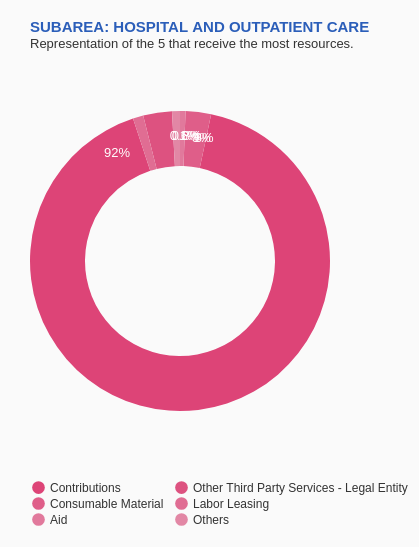

Specify this chart in Vega-Lite:
### Vega-Lite specification from a JSON file in a GitHub repository (floating-point values rounded to 4 significant figures)
{"$schema": "https://vega.github.io/schema/vega-lite/v6.json", "description": "A simple donut chart with embedded data.", "data": {"values": [{"category": "Contributions", "value": 91.6}, {"category": "Other Third Party Services - Legal Entity", "value": 3.1}, {"category": "Consumable Material", "value": 2.74}, {"category": "Labor Leasing", "value": 1.12}, {"category": "Aid", "value": 0.59}, {"category": "Others", "value": 0.85}]}, "width": 300, "height": 400, "background": "#FAFAFA", "layer": [{"mark": {"type": "arc", "innerRadius": 95}, "encoding": {"theta": {"field": "value", "type": "quantitative"}, "color": {"field": "category", "type": "nominal", "scale": {"range": ["#DD4477", "#DD5280", "#DF5E89", "#E06D93", "#E1799C", "#E287A5"]}, "legend": {"title": "", "orient": "bottom", "columns": 2, "labelLimit": 1000, "labelColor": "#333333", "labelFontSize": 12, "symbolSize": 160, "symbolType": "circle", "padding": 1}, "sort": null}}}, {"transform": [{"calculate": "datum.value < 1 ? format(datum.value, '.1f') + '%' : format(datum.value, '.0f') + '%'", "as": "pct_label"}], "mark": {"type": "text", "radius": 125, "fill": "white", "fontWeight": "normal", "fontSize": 13}, "encoding": {"theta": {"field": "value", "type": "quantitative"}, "text": {"field": "pct_label"}, "opacity": {"condition": {"test": "datum.value >= 0.4", "value": 1}, "value": 0}}}], "title": {"text": "SUBAREA: HOSPITAL AND OUTPATIENT CARE", "offset": 10, "fontWeight": "bold", "anchor": "start", "color": "#2B5EB9", "fontSize": 15, "subtitle": "Representation of the 5 that receive the most resources.", "subtitleColor": "#333333", "subtitleFontWeight": "normal", "subtitleFontSize": 13}, "config": {"legend": {"direction": "horizontal"}}, "padding": {"top": 20, "left": 30, "right": 10, "bottom": 20}}
